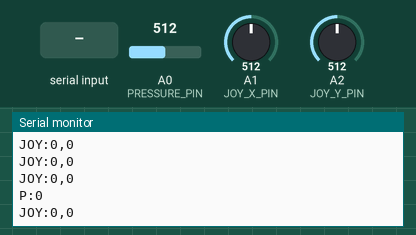
This sketch was run on a simulated Arduino Leonardo, built with avr-gcc and run on an emulated ATmega32U4. On the bench: the last lines printed to the serial monitor. Inputs (shaded band) come from the test bench; at power-on: A0 (PRESSURE_PIN) = 512, A1 (JOY_X_PIN) = 512, A2 (JOY_Y_PIN) = 512. USB keyboard and mouse output is not drawn.

Above: at 2.5 s.
2.6 s: "SET_MODE_MOUSE\n" received over Serial
4.1 s: "SET_MODE_KEYBOARD\n" received over Serial
5.6 s: "START_CALIBRATION\n" received over Serial
At 5.67 s:
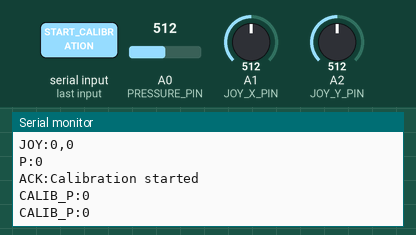
7.1 s: "STOP_CALIBRATION\n" received over Serial
At 7.8 s:
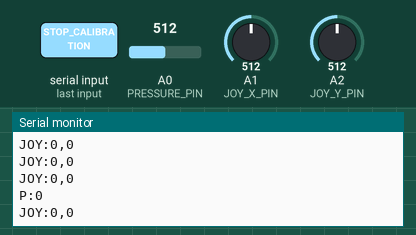
8.6 s: A0 (PRESSURE_PIN) set to 350
At 9.2 s:
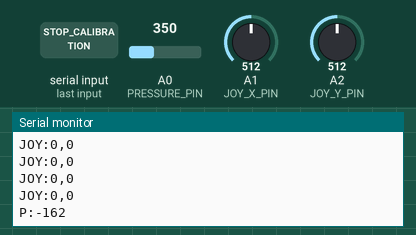
10.1 s: A1 (JOY_X_PIN) set to 350
At 11.1 s:
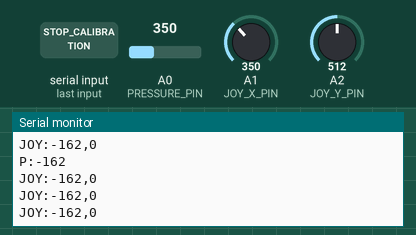
Timing chart, 0 to 12.6 s (numbered marks = the images above; inputs shaded):
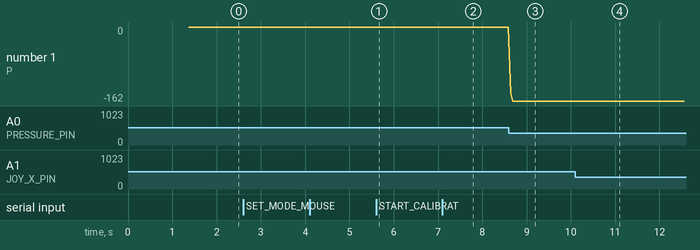

Measured:
- after the input at 5.6 s, the serial monitor: prints a new line at once (image 1)
- after the input at 7.1 s, the serial monitor: prints a new line at once (image 2)
- after the input at 8.6 s, the serial monitor: prints a new line at once (image 3)
- after the input at 10.1 s, the serial monitor: prints a new line at once (image 4)
- plotted number 1: 0 → -162 after the input at 8.6 s

The sketch:

V3.ino
```cpp
// =================================================================
// Integrated Hybrid Controller Sketch - FINAL & COMPLETE
// =================================================================

#include <Mouse.h>
#include <Keyboard.h>
#include <math.h>

// --- Pin Definitions ---
const int PRESSURE_PIN = A0;
const int JOY_X_PIN = A1;
const int JOY_Y_PIN = A2;

// --- Operating Modes ---
#define MODE_MOUSE 0
#define MODE_KEYBOARD 1
byte currentMode = MODE_MOUSE;

// --- State Flags ---
bool isLeftPressed_mouse = false;
bool isRightPressed_mouse = false;
bool isHardSipKeyHeld_kbd = false;
bool isSoftSipKeyHeld_kbd = false;
bool isSoftPuffKeyHeld_kbd = false;
bool isHardPuffKeyHeld_kbd = false;
int last_pressed_joy_key_index = -1;

// --- Parameters (Set by the Python GUI) ---
int hardSipThreshold = -200;
int neutralMin = -100;
int neutralMax = 25;
int softPuffThreshold = 100;
int hardPuffThreshold = 200;
int joystickDeadzone = 20;
int joystickMovementThreshold = 10;
int cursorSpeed = 10;
int softActionDelay = 150;

int sipSensitivity = 100;
int puffSensitivity = 100;

// --- CUSTOMIZABLE KEYBOARD VARS ---
int num_joy_sections = 8;
// *** NEW: Store two keys per sector ***
byte joy_keybinds[16][2]; // [sector_index][key_index: 0 or 1]
byte key_hpt = 'f';
byte key_spt = 'r';
byte key_hst = 'e';
byte key_sst = 'q';

// --- Timing, Sampling & Calibration ---
unsigned long sampleTimer = 0;
const int SAMPLE_PERIOD_MS = 5;
const int SAMPLE_LENGTH = 10;
int pressureSamples[SAMPLE_LENGTH];
int sampleCounter = 0;
unsigned long inputUpdateTimer = 0;
const int INPUT_UPDATE_PERIOD_MS = 15;
bool calibrationModeActive = false;
unsigned long lastCalibSendTime = 0;
int joyXCenter, joyYCenter;
int pressureCenter;

void setup() {
  Serial.begin(115200);

  Mouse.begin();
  Keyboard.begin();

  delay(1000);

  long pressureSum = 0;
  for (int i = 0; i < 32; i++) {
    pressureSum += analogRead(PRESSURE_PIN);
    delay(10);
  }
  pressureCenter = pressureSum / 32;

  joyXCenter = analogRead(JOY_X_PIN);
  joyYCenter = analogRead(JOY_Y_PIN);

  // Set default keybinds (now with two keys)
  char default_keys[8][2] = {{'d', ' '}, {'d', 's'}, {'s', ' '}, {'a', 's'}, {'a', ' '}, {'a', 'w'}, {'w', ' '}, {'w', 'd'}};
  for(int i = 0; i < 8; i++){
    joy_keybinds[i][0] = default_keys[i][0];
    joy_keybinds[i][1] = default_keys[i][1];
  }

  releaseAllInputs();
  Serial.print("INFO:Calibrated Pressure Center: ");
  Serial.println(pressureCenter);
  Serial.println("INFO:Controller Ready. Default Mode: Mouse");
}

void loop() {
  handleSerialCommands();

  if (calibrationModeActive) {
    if (millis() - lastCalibSendTime >= 50) {
      int raw_pressure = analogRead(PRESSURE_PIN) - pressureCenter;
      int scaled_pressure;
      if (raw_pressure < 0) {
        scaled_pressure = (long)raw_pressure * sipSensitivity / 100;
      } else {
        scaled_pressure = (long)raw_pressure * puffSensitivity / 100;
      }
      Serial.print("CALIB_P:");
      Serial.println(scaled_pressure);
      lastCalibSendTime = millis();
    }
    return;
  }

  if (millis() - sampleTimer >= SAMPLE_PERIOD_MS) {
    samplePressure();
    sampleTimer = millis();
  }

  if (currentMode == MODE_MOUSE) {
    if (sampleCounter >= SAMPLE_LENGTH) {
      int avgPressure = calculateAveragePressure();
      Serial.print("P:"); Serial.println(avgPressure);
      processPressureMouse(avgPressure);
      sampleCounter = 0;
    }
    if (millis() - inputUpdateTimer >= INPUT_UPDATE_PERIOD_MS) {
      updateMouseJoystick();
      inputUpdateTimer = millis();
    }
  } else if (currentMode == MODE_KEYBOARD) {
    if (sampleCounter >= SAMPLE_LENGTH) {
      int avgPressure = calculateAveragePressure();
      Serial.print("P:"); Serial.println(avgPressure);
      processPressureKeyboard(avgPressure);
      sampleCounter = 0;
    }
    if (millis() - inputUpdateTimer >= INPUT_UPDATE_PERIOD_MS) {
      updateKeyboardJoystick();
      inputUpdateTimer = millis();
    }
  }
}

// =================================================================
// SENSOR & INPUT PROCESSING
// =================================================================
void samplePressure() {
  if (sampleCounter < SAMPLE_LENGTH) {
    int raw_centered_pressure = analogRead(PRESSURE_PIN) - pressureCenter;

    int scaled_pressure;
    if (raw_centered_pressure < 0) {
      scaled_pressure = (long)raw_centered_pressure * sipSensitivity / 100;
    } else {
      scaled_pressure = (long)raw_centered_pressure * puffSensitivity / 100;
    }

    pressureSamples[sampleCounter] = scaled_pressure;
    sampleCounter++;
  }
}

int calculateAveragePressure() {
  long sum = 0;
  for (int i = 0; i < SAMPLE_LENGTH; i++) sum += pressureSamples[i];
  return sum / SAMPLE_LENGTH;
}

void processPressureMouse(int pressure) {
  if (pressure >= hardPuffThreshold) { if (!isLeftPressed_mouse) { Mouse.press(MOUSE_LEFT); isLeftPressed_mouse = true; } }
  else { if (isLeftPressed_mouse) { Mouse.release(MOUSE_LEFT); isLeftPressed_mouse = false; } }

  if (pressure <= hardSipThreshold) { if (!isRightPressed_mouse) { Mouse.press(MOUSE_RIGHT); isRightPressed_mouse = true; } }
  else { if (isRightPressed_mouse) { Mouse.release(MOUSE_RIGHT); isRightPressed_mouse = false; } }

  if (pressure >= softPuffThreshold && pressure < hardPuffThreshold) { Mouse.move(0, 0, 1); }
  else if (pressure <= neutralMin && pressure > hardSipThreshold) { Mouse.move(0, 0, -1); }
}

void processPressureKeyboard(int pressure) {
  if (pressure >= hardPuffThreshold) { if (!isHardPuffKeyHeld_kbd) { Keyboard.press(key_hpt); isHardPuffKeyHeld_kbd = true; } }
  else { if (isHardPuffKeyHeld_kbd) { Keyboard.release(key_hpt); isHardPuffKeyHeld_kbd = false; } }

  if (pressure >= softPuffThreshold && pressure < hardPuffThreshold) { if (!isSoftPuffKeyHeld_kbd) { Keyboard.press(key_spt); isSoftPuffKeyHeld_kbd = true; } }
  else { if (isSoftPuffKeyHeld_kbd) { Keyboard.release(key_spt); isSoftPuffKeyHeld_kbd = false; } }

  if (pressure <= hardSipThreshold) { if (!isHardSipKeyHeld_kbd) { Keyboard.press(key_hst); isHardSipKeyHeld_kbd = true; } }
  else { if (isHardSipKeyHeld_kbd) { Keyboard.release(key_hst); isHardSipKeyHeld_kbd = false; } }

  if (pressure <= neutralMin && pressure > hardSipThreshold) { if (!isSoftSipKeyHeld_kbd) { Keyboard.press(key_sst); isSoftSipKeyHeld_kbd = true; } }
  else { if (isSoftSipKeyHeld_kbd) { Keyboard.release(key_sst); isSoftSipKeyHeld_kbd = false; } }
}

void updateKeyboardJoystick() {
  int joyX = analogRead(JOY_X_PIN) - joyXCenter;
  int joyY = analogRead(JOY_Y_PIN) - joyYCenter;
  Serial.print("JOY:"); Serial.print(joyX); Serial.print(","); Serial.println(joyY);

  float magnitude = sqrt(pow(joyX, 2) + pow(joyY, 2));
  int current_section_index = -1;

  if ((magnitude / 512.0) * 100.0 > joystickMovementThreshold) {
      float slice_angle = 360.0 / num_joy_sections;
      float angle = atan2((float)-joyY, (float)joyX) * 180.0 / PI;

      angle += slice_angle / 2.0;
      if (angle < 0) { angle += 360.0; }
      if (angle >= 360.0) { angle -= 360.0; }

      current_section_index = floor(angle / slice_angle);
  }

  if (current_section_index != last_pressed_joy_key_index) {
    // Release the previously held keys
    if (last_pressed_joy_key_index != -1) {
      if(joy_keybinds[last_pressed_joy_key_index][0] != ' ') Keyboard.release(joy_keybinds[last_pressed_joy_key_index][0]);
      if(joy_keybinds[last_pressed_joy_key_index][1] != ' ') Keyboard.release(joy_keybinds[last_pressed_joy_key_index][1]);
    }
    // Press the new keys (if any)
    if (current_section_index != -1) {
      if(joy_keybinds[current_section_index][0] != ' ') Keyboard.press(joy_keybinds[current_section_index][0]);
      if(joy_keybinds[current_section_index][1] != ' ') Keyboard.press(joy_keybinds[current_section_index][1]);
    }
    last_pressed_joy_key_index = current_section_index;
  }
}

void updateMouseJoystick() {
  int joyX = analogRead(JOY_X_PIN) - joyXCenter;
  int joyY = analogRead(JOY_Y_PIN) - joyYCenter;
  Serial.print("JOY:"); Serial.print(joyX); Serial.print(","); Serial.println(joyY);

  float xPercent = (float)joyX / 512.0 * 100.0;
  float yPercent = (float)joyY / 512.0 * 100.0;
  int moveX = 0, moveY = 0;

  if (abs(xPercent) > joystickDeadzone) {
    moveX = map(xPercent, (xPercent > 0 ? joystickDeadzone : -100), (xPercent > 0 ? 100 : -joystickDeadzone), (xPercent > 0 ? 1 : -cursorSpeed), (xPercent > 0 ? cursorSpeed : -1));
  }
  if (abs(yPercent) > joystickDeadzone) {
    moveY = -map(yPercent, (yPercent > 0 ? joystickDeadzone : -100), (yPercent > 0 ? 100 : -joystickDeadzone), (yPercent > 0 ? 1 : -cursorSpeed), (yPercent > 0 ? cursorSpeed : -1));
  }

  if (moveX != 0 || moveY != 0) {
    Mouse.move(moveX, moveY, 0);
  }
}

// =================================================================
// SERIAL COMMANDS & STATE MANAGEMENT
// =================================================================
void releaseAllInputs() {
  Mouse.release(MOUSE_LEFT); Mouse.release(MOUSE_RIGHT); Keyboard.releaseAll();
  isLeftPressed_mouse = false; isRightPressed_mouse = false;
  isHardSipKeyHeld_kbd = false; isSoftSipKeyHeld_kbd = false; isSoftPuffKeyHeld_kbd = false; isHardPuffKeyHeld_kbd = false;

  if (last_pressed_joy_key_index != -1) {
    if(joy_keybinds[last_pressed_joy_key_index][0] != ' ') Keyboard.release(joy_keybinds[last_pressed_joy_key_index][0]);
    if(joy_keybinds[last_pressed_joy_key_index][1] != ' ') Keyboard.release(joy_keybinds[last_pressed_joy_key_index][1]);
    last_pressed_joy_key_index = -1;
  }
}

void handleSerialCommands() {
  if (Serial.available() > 0) {
    String command = Serial.readStringUntil('\n'); command.trim();

    if (command.equalsIgnoreCase("SET_MODE_MOUSE")) { releaseAllInputs(); currentMode = MODE_MOUSE; Serial.println("ACK:Mode set to MOUSE"); return; }
    if (command.equalsIgnoreCase("SET_MODE_KEYBOARD")) { releaseAllInputs(); currentMode = MODE_KEYBOARD; Serial.println("ACK:Mode set to KEYBOARD"); return; }
    if (command.equalsIgnoreCase("START_CALIBRATION")) { releaseAllInputs(); calibrationModeActive = true; Serial.println("ACK:Calibration started"); return; }
    if (command.equalsIgnoreCase("STOP_CALIBRATION")) { calibrationModeActive = false; Serial.println("ACK:Calibration stopped"); return; }

    int colonIndex = command.indexOf(':'); if (colonIndex == -1) return;
    String cmd_key = command.substring(0, colonIndex);
    String cmd_val_str = command.substring(colonIndex + 1);

    // *** NEW: Command format for key combos is SET_JOY_KEY:index,key1_ascii,key2_ascii ***
    if (cmd_key.equalsIgnoreCase("SET_JOY_KEY")) {
      int first_comma = cmd_val_str.indexOf(',');
      int second_comma = cmd_val_str.indexOf(',', first_comma + 1);

      if (first_comma != -1 && second_comma != -1) {
        int index = cmd_val_str.substring(0, first_comma).toInt();
        int ascii_val1 = cmd_val_str.substring(first_comma + 1, second_comma).toInt();
        int ascii_val2 = cmd_val_str.substring(second_comma + 1).toInt();

        if (index >= 0 && index < 16) {
          joy_keybinds[index][0] = (byte)ascii_val1;
          joy_keybinds[index][1] = (byte)ascii_val2;
        }
      }
    } else { // Handle all other commands
        int val = cmd_val_str.toInt();
        if (cmd_key.equalsIgnoreCase("SET_HST")) { hardSipThreshold = val; }
        else if (cmd_key.equalsIgnoreCase("SET_NMIN")) { neutralMin = val; }
        else if (cmd_key.equalsIgnoreCase("SET_NMAX")) { neutralMax = val; }
        else if (cmd_key.equalsIgnoreCase("SET_SPT")) { softPuffThreshold = val; }
        else if (cmd_key.equalsIgnoreCase("SET_HPT")) { hardPuffThreshold = val; }
        else if (cmd_key.equalsIgnoreCase("SET_JDZ")) { joystickDeadzone = val; }
        else if (cmd_key.equalsIgnoreCase("SET_JMT")) { joystickMovementThreshold = val; }
        else if (cmd_key.equalsIgnoreCase("SET_CSP")) { cursorSpeed = val; }
        else if (cmd_key.equalsIgnoreCase("SET_SAD")) { softActionDelay = val; }
        else if (cmd_key.equalsIgnoreCase("SET_SIP_SENS")) { sipSensitivity = val; }
        else if (cmd_key.equalsIgnoreCase("SET_PUFF_SENS")) { puffSensitivity = val; }
        else if (cmd_key.equalsIgnoreCase("SET_KEY_HPT")) { key_hpt = val; }
        else if (cmd_key.equalsIgnoreCase("SET_KEY_SPT")) { key_spt = val; }
        else if (cmd_key.equalsIgnoreCase("SET_KEY_HST")) { key_hst = val; }
        else if (cmd_key.equalsIgnoreCase("SET_KEY_SST")) { key_sst = val; }
        else if (cmd_key.equalsIgnoreCase("SET_NUM_SECTORS")) { num_joy_sections = val; }
    }
  }
}
```
